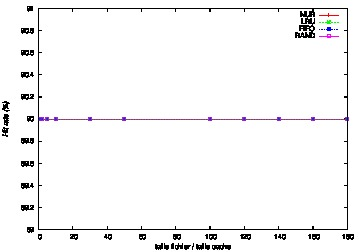

Write gnuplot code to recreate this figure.
set style data linespoints
set xlabel "taille fichier / taille cache"
set ylabel "Hit rate (%)" font "Helvetica-Oblique"
set label "Effet de la taille du cache zoomé (test 6)" font "Helvetica-Bold,18" at 20,70 
set encoding utf8
set terminal postscript eps color
set output "t6-cache_size-zoom.eps"
plot "t6-cache_size-zoom" using 1:2 t "NUR", "t6-cache_size-zoom" using 1:3 t "LRU", "t6-cache_size-zoom" using 1:4 t "FIFO", "t6-cache_size-zoom" using 1:5 t "RAND"
